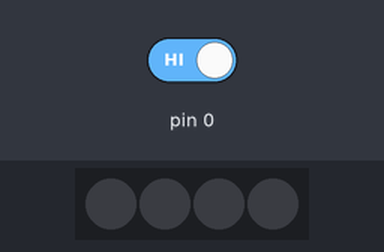
Recording of a sketch running on a simulated Arduino Uno, built with avr-gcc and run on an emulated ATmega328P. On the bench: 4 RGB LEDs in strip order, left to right. The test bench sets the inputs (shaded band); at power-on: pin 0 HIGH. Dim RGB values are drawn brighter than linear; random numbers use the default seed unless the sketch sets one.

Above: at 1.2 s.
1.3 s: pin 0 driven LOW
At 2.22 s:
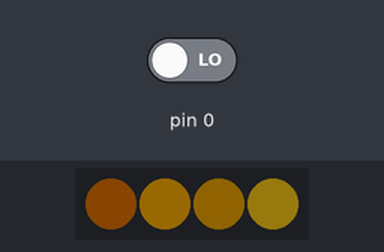
4.3 s: pin 0 driven HIGH
At 5.2 s:
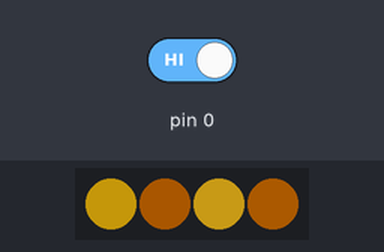
7.3 s: pin 0 driven LOW
At 12.25 s:
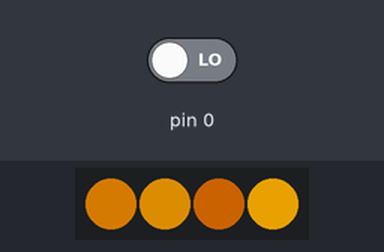
Timing chart, 0 to 62.0 s (numbered marks = the images above; inputs shaded):
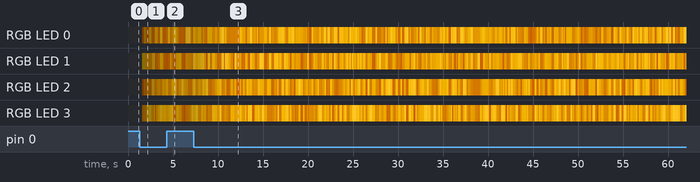

The sketch:

lantern.ino
```cpp
#include <Adafruit_NeoPixel.h>

// IMPORTANT: Set pixel COUNT, PIN and TYPE
#define PIXEL_PIN 2
#define PIXEL_COUNT 4
#define PIXEL_TYPE NEO_GRB + NEO_KHZ800

Adafruit_NeoPixel strip = Adafruit_NeoPixel(PIXEL_COUNT, PIXEL_PIN, PIXEL_TYPE);

int brightness = 0;
bool dimming = false;
bool latch = false;

void setup()
{
    pinMode(0, INPUT);

    strip.begin();
    strip.show(); // Initialize all pixels to 'off'
}

void loop()
{
    int capTouch = digitalRead(0);
    if (capTouch == LOW && !latch) {
        if (dimming) {
            brightness -= 10;
        } else {
            brightness += 5;
        }

        if (brightness >= 255) {
            brightness = 255;
            latch = true;
            dimming = true;
        } else if (brightness <= 0) {
            brightness = 0;
            latch = true;
            dimming = false;
        }
    } else if (capTouch == HIGH) {
        latch = false;
    }

    int r = 255;
    int g = 200;
    int b = 40;

    for(int x = 0; x < PIXEL_COUNT; x++) {
        int flicker = random(0, 150);
        int r1 = r - flicker;
        int g1 = g - flicker;
        int b1 = b - flicker;

        if(g1 < 0) g1 = 0;
        if(r1 < 0) r1 = 0;
        if(b1 < 0) b1 = 0;

        strip.setPixelColor(x, r1, g1, b1);
    }

    strip.setBrightness(brightness);
    strip.show();
    delay(random(10, 300));
}
```
